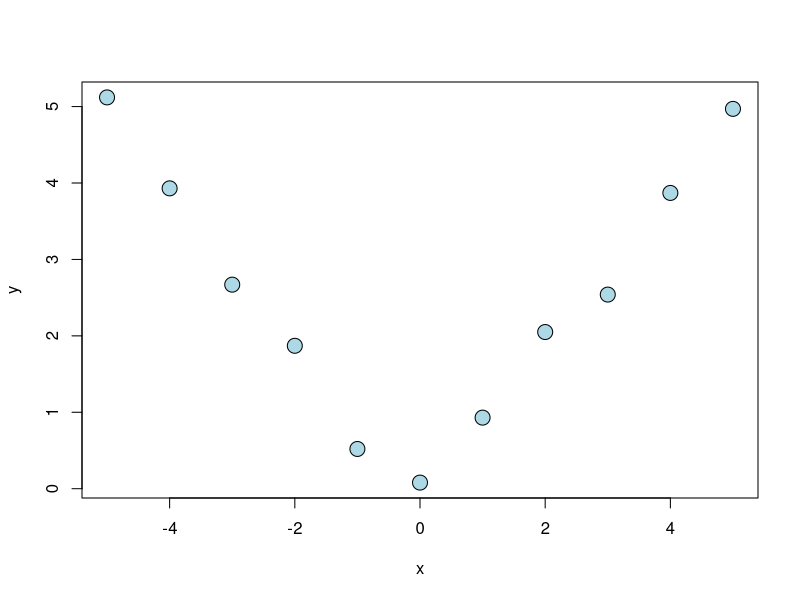
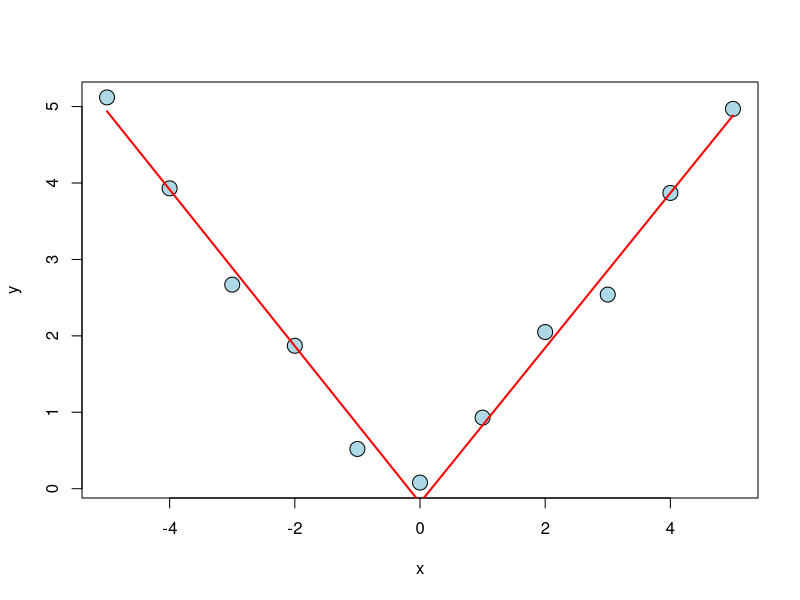

The R script that drew these images, in order:
## ---- chunk 1
library(dplyr)
library(MASS)
my.shuttle <- shuttle %>% mutate(use = factor(use, levels(use)[c(2,1)]))
head(my.shuttle)
levels(my.shuttle$use)
levels(my.shuttle$wind)
## ---- chunk 2
mdl <- glm(use ~ wind, 'binomial', data=my.shuttle)
summary(mdl)
## ---- chunk 3
odds.head <- exp(mdl$coefficients[['(Intercept)']])
odds.tail <- exp(mdl$coefficients[['(Intercept)']] + mdl$coefficients[['windtail']])
odds.ratio <- odds.head/odds.tail
## ---- chunk 4
num.headwind <- nrow(shuttle[shuttle$wind == 'head',])
num.headwind.use <- nrow(shuttle[shuttle$wind == 'head' & shuttle$use == 'auto',])

num.tailwind <- nrow(shuttle[shuttle$wind == 'tail',])
num.tailwind.use <- nrow(shuttle[shuttle$wind == 'tail' & shuttle$use == 'auto',])

odds.head.check <- num.headwind.use/(num.headwind-num.headwind.use)
odds.tail.check <- num.tailwind.use/(num.tailwind-num.tailwind.use)
odds.head.check/odds.tail.check
## ---- chunk 5
my.shuttle <- my.shuttle %>% mutate(magn = factor(magn, levels(magn)[c(1,2,4,3)]))
## ---- chunk 6
mdl <- glm(use ~ wind + magn, 'binomial', data=my.shuttle)
summary(mdl)
## ---- chunk 7
odds.head <- exp(mdl$coefficients[['(Intercept)']])
odds.tail <- exp(mdl$coefficients[['(Intercept)']] + mdl$coefficients[['windtail']])
odds.ratio <- odds.head/odds.tail
## ---- chunk 8
glm(use ~ wind, 'binomial', data=my.shuttle)$coef
## ---- chunk 9
glm(use ~ wind, 'binomial', data=shuttle)$coef
## ---- chunk 10
mdl <- glm(count ~ spray, 'poisson',
           data=InsectSprays[InsectSprays$spray == 'A' |
                               InsectSprays$spray == 'B',])
mdl$coef
## ---- chunk 11
rate.ratio <- exp(mdl$coefficients[1])/exp(mdl$coefficients[1] +
                                             mdl$coefficients[2])
## ---- chunk 12
x <- -5:5
y <- c(5.12, 3.93, 2.67, 1.87, 0.52, 0.08, 0.93, 2.05, 2.54, 3.87, 4.97)
## ---- chunk 13
plot(x, y, pch = 21, bg='lightblue', cex=2)
## ---- chunk 14
spline = (x>0)*x
rhs <- cbind(x, spline)
fit <- lm(y ~ rhs)
summary(fit)
yhat <- predict(fit)
plot(x, y, pch = 21, bg='lightblue', cex=2)
lines(x, yhat, col='red', lwd=2)
